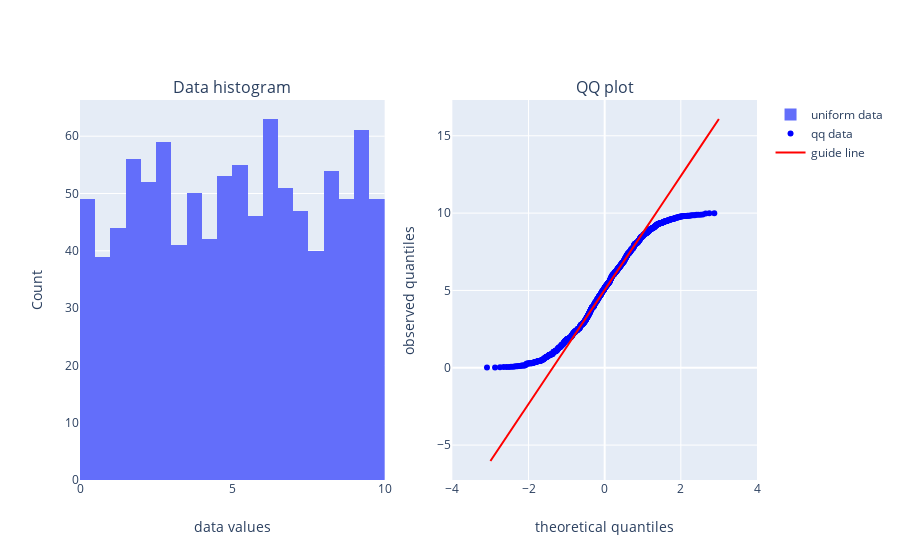

The code cell stored with this chart in its notebook:
### Markdown cell above
The way to read a qq plot is to see how many points fall along the reference line. If the majority of POINTS fall onto this line then we assume that the data represents a normal distribution. If the majority of points do not follow this trend then we can say that the data does not have a normal trend. Usually in this case we should try out other normality tests as well like the Anderson Darling test, KS test etc in order to be sure that the data is not normal. We will delve more into this next notebook where we look at how to combine and interpret graphical and hypothesis test for normality. 

The main takeaway from this plot is that the qq plot is a simple graphical way to decipher if data set follows a normal distribution or not. 

## Quantile-quantile plots for data from various distributions

In this section, we will look at data that comes from different types of distribution and show how you can use a qq plot to compare them to a normal distribution. 

Suppose we have a dataset that follows a uniform distribution. then the qq plot will look different.

### Code cell
uniform_data = np.random.uniform(0,10,1000)

num_divisions = uniform_data.shape[0]+1
quantiles = np.arange(1,uniform_data.shape[0])/num_divisions

# scatter data 
qq_uniform_x = sps.norm.ppf(quantiles)
qq_uniform_y = np.sort(uniform_data)

line_y0 = np.quantile(uniform_data, 0.25)
line_y1 = np.quantile(uniform_data, 0.75)

slope = (line_y1-line_y0)/(line_x1-line_x0)
line_intercept = line_y1 - (slope*line_x1)

# points to plot the line 
x_uniform = np.arange(-3,3,0.001)
y_uniform = (slope*x_range_line) + line_intercept  

fig = make_subplots(rows=1, cols=2,subplot_titles=["Data histogram", "QQ plot"])

fig.add_trace(go.Histogram(x=uniform_data,
                           name="uniform data"),
              row=1,
              col=1)
fig.add_trace(go.Scatter(x=qq_uniform_x,
                         y=qq_uniform_y,
                         mode='markers',
                         marker={'color':'blue'},
                         name="qq data"),
               row=1,
               col=2)
fig.add_trace(go.Scatter(x=x_uniform,
                         y=y_uniform,
                         mode='lines',
                         marker={'color':'red'},
                         name="guide line"),
              row=1,
              col=2)

fig.update_xaxes(title_text="data values", row=1, col=1)
fig.update_xaxes(title_text="theoretical quantiles", range=[-4,4], row=1, col=2)
fig.update_yaxes(title_text="Count", row=1, col=1)
fig.update_yaxes(title_text="observed quantiles" , row=1, col=2)




iplot(fig)

### Figure 1 — Plotly figure (JSON) as saved in the notebook; plotly's stock layout.template omitted (floating-point values rounded to 4 significant figures; data arrays with more than 128 entries replaced by an {"elided": "..."} marker saying what was removed)
{"data": [{"name": "uniform data", "type": "histogram", "x": {"elided": "1000 float values"}, "xaxis": "x", "yaxis": "y"}, {"marker": {"color": "blue"}, "mode": "markers", "name": "qq data", "type": "scatter", "x": {"elided": "999 float values"}, "xaxis": "x2", "y": {"elided": "1000 float values"}, "yaxis": "y2"}, {"marker": {"color": "red"}, "mode": "lines", "name": "guide line", "type": "scatter", "x": {"elided": "6000 float values"}, "xaxis": "x2", "y": {"elided": "6000 float values"}, "yaxis": "y2"}], "layout": {"annotations": [{"font": {"size": 16}, "showarrow": false, "text": "Data histogram", "x": 0.225, "xanchor": "center", "xref": "paper", "y": 1, "yanchor": "bottom", "yref": "paper"}, {"font": {"size": 16}, "showarrow": false, "text": "QQ plot", "x": 0.775, "xanchor": "center", "xref": "paper", "y": 1, "yanchor": "bottom", "yref": "paper"}], "xaxis": {"anchor": "y", "domain": [0, 0.45], "title": {"text": "data values"}}, "xaxis2": {"anchor": "y2", "domain": [0.55, 1], "range": [-4, 4], "title": {"text": "theoretical quantiles"}}, "yaxis": {"anchor": "x", "domain": [0, 1], "title": {"text": "Count"}}, "yaxis2": {"anchor": "x2", "domain": [0, 1], "title": {"text": "observed quantiles"}}}}
